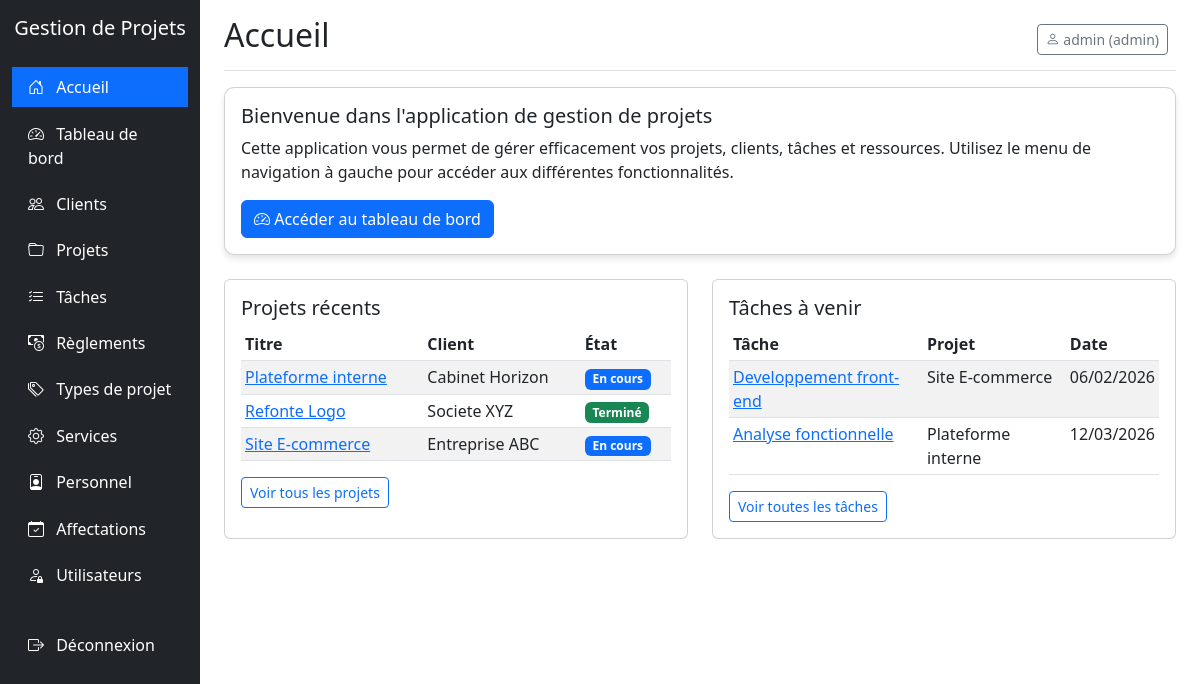
/ (signed in), run on the app's committed database.
### tables this page shows
CREATE TABLE PROJET (
  IdProjet INT AUTO_INCREMENT PRIMARY KEY,
  TitreProjet VARCHAR(255) NOT NULL,
  DescriptionProjet TEXT NULL,
  CoutProjet DECIMAL(15,2) DEFAULT 0,
  DateDebutProjet DATE NULL,
  DateFinProjet DATE NULL,
  EtatProjet TINYINT NOT NULL DEFAULT 1,
  IdClient INT NOT NULL,
  IdTypeProjet INT NOT NULL,
  IdChefProjet INT NULL,
  CreatedAt TIMESTAMP DEFAULT CURRENT_TIMESTAMP,
  UpdatedAt TIMESTAMP DEFAULT CURRENT_TIMESTAMP ON UPDATE CURRENT_TIMESTAMP,
  CONSTRAINT FK_PROJET_CLIENT FOREIGN KEY (IdClient)
    REFERENCES CLIENT(IdClient)
    ON UPDATE CASCADE ON DELETE RESTRICT,
  CONSTRAINT FK_PROJET_TYPE FOREIGN KEY (IdTypeProjet)
    REFERENCES TYPEPROJET(IdTypeProjet)
    ON UPDATE CASCADE ON DELETE RESTRICT,
  CONSTRAINT FK_PROJET_CHEF FOREIGN KEY (IdChefProjet)
    REFERENCES CHEF_PROJET(IdChefProjet)
    ON UPDATE CASCADE ON DELETE SET NULL,
  CONSTRAINT CK_PROJET_ETAT CHECK (EtatProjet IN (1, 2, 3))
);

CREATE TABLE CLIENT (
  IdClient INT AUTO_INCREMENT PRIMARY KEY,
  NomClient VARCHAR(255) NOT NULL,
  AdresseClient VARCHAR(255) NULL,
  EmailClient VARCHAR(255) NULL,
  TelClient VARCHAR(50) NULL,
  CreatedAt TIMESTAMP DEFAULT CURRENT_TIMESTAMP,
  UpdatedAt TIMESTAMP DEFAULT CURRENT_TIMESTAMP ON UPDATE CURRENT_TIMESTAMP
);

CREATE TABLE TACHE (
  IdTache INT AUTO_INCREMENT PRIMARY KEY,
  LibelleTache VARCHAR(255) NOT NULL,
  DescriptionTache TEXT NULL,
  DateEnregTache DATE NULL,
  DateDebutTache DATE NULL,
  DateFinTache DATE NULL,
  EtatTache TINYINT NOT NULL DEFAULT 1,
  IdProjet INT NOT NULL,
  CodeService VARCHAR(50) NULL,
  CreatedAt TIMESTAMP DEFAULT CURRENT_TIMESTAMP,
  UpdatedAt TIMESTAMP DEFAULT CURRENT_TIMESTAMP ON UPDATE CURRENT_TIMESTAMP,
  CONSTRAINT FK_TACHE_PROJET FOREIGN KEY (IdProjet)
    REFERENCES PROJET(IdProjet)
    ON UPDATE CASCADE ON DELETE CASCADE,
  CONSTRAINT FK_TACHE_SERVICE FOREIGN KEY (CodeService)
    REFERENCES SERVICE(CodeService)
    ON UPDATE CASCADE ON DELETE SET NULL,
  CONSTRAINT CK_TACHE_ETAT CHECK (EtatTache IN (1, 2, 3, 4))
);

### index.php (the view, shortened to what this page needs)
<?php
require_once 'config.php';
$role = $_SESSION['role'];
$username = $_SESSION['username'];
?>
<!DOCTYPE html>
<html lang="fr">
<head>
    <link href="https://cdn.jsdelivr.net/npm/bootstrap@5.3.0-alpha1/dist/css/bootstrap.min.css" rel="stylesheet">
    <link rel="stylesheet" href="https://cdn.jsdelivr.net/npm/bootstrap-icons@1.10.0/font/bootstrap-icons.css">
</head>
<body>
    <div class="container-fluid">
        <div class="row">
            <div class="col-md-3 col-lg-2 d-md-block sidebar collapse">
                <div class="position-sticky pt-3">
                    <div class="text-center mb-4">
                        <h5 class="text-white">Gestion de Projets</h5>
                    </div>
                    <ul class="nav flex-column">
                        <li class="nav-item">
                            <a class="nav-link active" href="index.php">
                                <i class="bi bi-house-door"></i> Accueil
                            </a>
                        </li>
                        <li class="nav-item">
                            <a class="nav-link" href="dashboard/index.php">
                                <i class="bi bi-speedometer2"></i> Tableau de bord
                            </a>
                        </li>
                        <li class="nav-item">
                            <a class="nav-link" href="clients/index.php">
                                <i class="bi bi-people"></i> Clients
                            </a>
                        </li>
                        <li class="nav-item">
                            <a class="nav-link" href="projets/index.php">
                                <i class="bi bi-folder"></i> Projets
                            </a>
                        </li>
                        <li class="nav-item">
                            <a class="nav-link" href="taches/index.php">
                                <i class="bi bi-list-check"></i> Tâches
                            </a>
                        </li>
                        <li class="nav-item">
                            <a class="nav-link" href="reglements/index.php">
                                <i class="bi bi-cash-coin"></i> Règlements
                            </a>
                        </li>
                        <li class="nav-item">
                            <a class="nav-link" href="typesprojet/index.php">
                                <i class="bi bi-tags"></i> Types de projet
                            </a>
                        </li>
                        <li class="nav-item">
                            <a class="nav-link" href="services/index.php">
                                <i class="bi bi-gear"></i> Services
                            </a>
                        </li>
                        <li class="nav-item">
                            <a class="nav-link" href="personnel/index.php">
                                <i class="bi bi-person-badge"></i> Personnel
                            </a>
                        </li>
                        <li class="nav-item">
                            <a class="nav-link" href="affectations/index.php">
                                <i class="bi bi-calendar-check"></i> Affectations
                            </a>
                        </li>
                        <?php if ($role == 'admin'): ?>
                        <li class="nav-item">
                            <a class="nav-link" href="utilisateurs/index.php">
                                <i class="bi bi-person-lock"></i> Utilisateurs
                            </a>
                        </li>
                        <?php endif; ?>
                        <li class="nav-item mt-4">
                            <a class="nav-link" href="logout.php">
                                <i class="bi bi-box-arrow-right"></i> Déconnexion
                            </a>
                        </li>
                    </ul>
                </div>
            </div>
            <div class="col-md-9 ms-sm-auto col-lg-10 px-md-4">
                <div class="d-flex justify-content-between flex-wrap flex-md-nowrap align-items-center pt-3 pb-2 mb-3 border-bottom">
                    <h1 class="h2">Accueil</h1>
                    <div class="btn-toolbar mb-2 mb-md-0">
                        <div class="btn-group me-2">
                            <span class="btn btn-sm btn-outline-secondary">
                                <i class="bi bi-person"></i> <?php echo htmlspecialchars($username); ?> (<?php echo htmlspecialchars($role); ?>)
                            </span>
                        </div>
                    </div>
                </div>
                <div class="row">
                    <div class="col-12">
                        <div class="card welcome-card mb-4">
                            <div class="card-body">
                                <h5 class="card-title">Bienvenue dans l'application de gestion de projets</h5>
                                <p class="card-text">
                                    Cette application vous permet de gérer efficacement vos projets, clients, tâches et ressources.
                                    Utilisez le menu de navigation à gauche pour accéder aux différentes fonctionnalités.
                                </p>
                                <a href="dashboard/index.php" class="btn btn-primary">
                                    <i class="bi bi-speedometer2"></i> Accéder au tableau de bord
                                </a>
                            </div>
                        </div>
                    </div>
                </div>
                <div class="row">
                    <div class="col-md-6 mb-4">
                        <div class="card h-100">
                            <div class="card-body">
                                <h5 class="card-title">Projets récents</h5>
                                <div class="table-responsive">
                                    <table class="table table-striped table-sm">
                                        <thead>
                                            <tr>
                                                <th>Titre</th>
                                                <th>Client</th>
                                                <th>État</th>
                                            </tr>
                                        </thead>
                                        <tbody>
                                            <?php
                                            $sql = "SELECT p.IdProjet, p.TitreProjet, c.NomClient, p.EtatProjet
                                                    FROM PROJET p
                                                    JOIN CLIENT c ON p.IdClient = c.IdClient
                                                    ORDER BY p.IdProjet DESC LIMIT 5";
                                            $result = mysqli_query($conn, $sql);
                                            if (mysqli_num_rows($result) > 0) {
                                                while($row = mysqli_fetch_assoc($result)) {
                                                    $etat = "";
                                                    switch($row['EtatProjet']) {
                                                        case 1: $etat = "<span class='badge bg-primary'>En cours</span>"; break;
                                                        case 2: $etat = "<span class='badge bg-success'>Terminé</span>"; break;
                                                    }
                                                    echo "<tr>";
                                                    echo "<td><a href='projets/view.php?id=" . $row['IdProjet'] . "'>" . htmlspecialchars($row['TitreProjet']) . "</a></td>";
                                                    echo "<td>" . htmlspecialchars($row['NomClient']) . "</td>";
                                                    echo "<td>" . $etat . "</td>";
                                                    echo "</tr>";
                                                }
                                            } else {
                                                echo "<tr><td colspan='3' class='text-center'>Aucun projet trouvé</td></tr>";
                                            }
                                            ?>
                                        </tbody>
                                    </table>
                                </div>
                                <a href="projets/index.php" class="btn btn-sm btn-outline-primary">Voir tous les projets</a>
                            </div>
                        </div>
                    </div>
                    <div class="col-md-6 mb-4">
                        <div class="card h-100">
                            <div class="card-body">
                                <h5 class="card-title">Tâches à venir</h5>
                                <div class="table-responsive">
                                    <table class="table table-striped table-sm">
                                        <thead>
                                            <tr>
                                                <th>Tâche</th>
                                                <th>Projet</th>
                                                <th>Date</th>
                                            </tr>
                                        </thead>
                                        <tbody>
                                            <?php
                                            $sql = "SELECT t.IdTache, t.LibelleTache, p.TitreProjet, t.DateDebutTache
                                                    FROM TACHE t
                                                    JOIN PROJET p ON t.IdProjet = p.IdProjet
                                                    WHERE t.EtatTache IN (1, 2)
                                                    ORDER BY t.DateDebutTache ASC LIMIT 5";
                                            $result = mysqli_query($conn, $sql);
                                            if (mysqli_num_rows($result) > 0) {
                                                while($row = mysqli_fetch_assoc($result)) {
                                                    echo "<tr>";
                                                    echo "<td><a href='taches/view.php?id=" . $row['IdTache'] . "'>" . htmlspecialchars($row['LibelleTache']) . "</a></td>";
                                                    echo "<td>" . htmlspecialchars($row['TitreProjet']) . "</td>";
                                                    echo "<td>" . date('d/m/Y', strtotime($row['DateDebutTache'])) . "</td>";
                                                    echo "</tr>";
                                                }
                                            } else {
                                                echo "<tr><td colspan='3' class='text-center'>Aucune tâche trouvée</td></tr>";
                                            }
                                            ?>
                                        </tbody>
                                    </table>
                                </div>
                                <a href="taches/index.php" class="btn btn-sm btn-outline-primary">Voir toutes les tâches</a>
                            </div>
                        </div>
                    </div>
                </div>
            </div>
        </div>
    </div>
</body>
</html>

### index.php (style rules this page uses)
.sidebar { min-height: 100vh; background-color: #212529; }
.sidebar .nav-link { color: #fff; padding: 0.5rem 1rem; margin: 0.2rem 0; }
.sidebar .nav-link.active { background-color: #0d6efd; }
.sidebar .nav-link i { margin-right: 0.5rem; }
.welcome-card { border-radius: 10px; box-shadow: 0 4px 6px rgba(0, 0, 0, 0.1); }

### data on the page
projet: TitreProjet "Plateforme interne", IdClient.NomClient "Cabinet Horizon", EtatProjet "En cours"
projet: TitreProjet "Refonte Logo", IdClient.NomClient "Societe XYZ", EtatProjet "Terminé"
projet: TitreProjet "Site E-commerce", IdClient.NomClient "Entreprise ABC", EtatProjet "En cours"
tache: LibelleTache "Developpement front-end", IdProjet.TitreProjet "Site E-commerce", DateDebutTache "06/02/2026"
tache: LibelleTache "Analyse fonctionnelle", IdProjet.TitreProjet "Plateforme interne", DateDebutTache "12/03/2026"

### other printed values
$username "admin"
$role "admin"
